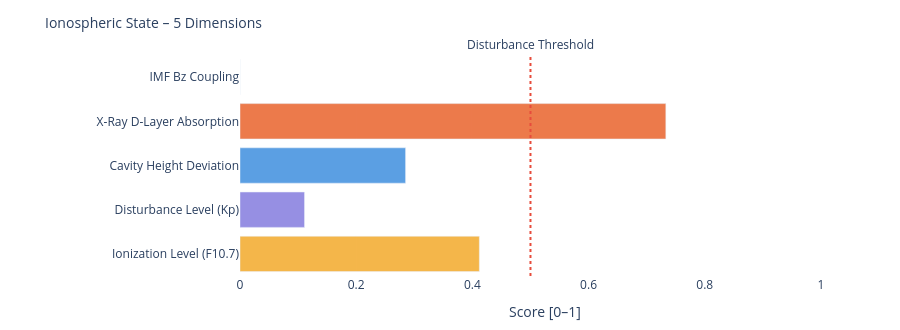

This figure's notebook cell:
### Markdown cell above
---
### 📐 Systemic Insight: Geometric Cavity vs. Real Schumann Resonance

**Relevant for:** Layer 6 = delta analysis &nbsp;|&nbsp; Layer 7 = feature vector / system interpretation

A cavity height change from 80 km to 70 km shifts the **idealized geometric frequencies** only minimally:

| Modus | Aktuell | Referenz | Δ |
|-------|---------|----------|---|
| SR-1 | 10.4762 Hz | 10.4599 Hz | +16 mHz |
| SR-2 | 18.1452 Hz | 18.1171 Hz | +28 mHz |
| SR-3 | 25.6612 Hz | 25.6215 Hz | +40 mHz |
| SR-4 | 33.1285 Hz | 33.0772 Hz | +51 mHz |

The geometric effect is limited because 10 km is very small compared to Earth's radius (~6371 km).

**Consequence:** Real Schumann deviations are likely driven more strongly by **conductivity, damping, day/night structure, lightning distribution and source geometry** than by pure cavity height.

---

**Layer 6 compares:**
```
geometric Δ from Layer 4  vs.  observed Δ from real Schumann measurement data
```

**Layer 7 Feature:**
```
If real Δ >> geometric Δ  →  non-geometric factors dominant
```

### Code cell
# ============================================================
# IONOSPHERIC STATE – Summary gauge
# Five dimensions: ionization, disturbance, cavity height, X-Ray, Bz coupling
# ============================================================

def norm(v, lo, hi):
    if v is None: return None
    return round(max(0.0, min(1.0, (v - lo) / (hi - lo))), 3)

# Ionization level (F10.7 → F2-Layer)
ioniz = norm(f107_val, 60, 250)

# Disturbance level (Kp → E/F-Layer irregularities)
disturb = norm(kp_val, 0, 9)

# Cavity height deviation from reference (80 km)
h_dev = norm(abs(h_eff - 80), 0, 20)

# X-Ray ionization (D-Layer absorption)
xray_ioniz = None
if xray_now is not None:
    xray_ioniz = norm(math.log10(max(xray_now, 1e-9)) + 9, 0, 5)

# Bz coupling (southward Bz → stronger magnetosphere-ionosphere coupling)
bz_coupling = norm(-(bz_now or 0), -5, 30) if bz_now is not None else None

dims = [
    ('Ionization Level (F10.7)',    ioniz,      '#F2A623'),
    ('Disturbance Level (Kp)',      disturb,    '#7F77DD'),
    ('Cavity Height Deviation',     h_dev,      '#378ADD'),
    ('X-Ray D-Layer Absorption',    xray_ioniz, '#E85D24'),
    ('IMF Bz Coupling',             bz_coupling,'#534AB7'),
]

fig = go.Figure()
for name, val, col in dims:
    if val is not None:
        h = int(val * 20)
        bar = '█' * h + '░' * (20 - h)
        label = f'{name}:  {bar}  {val:.3f}'
    else:
        label = f'{name}:  {"─" * 20}  n/a'
    fig.add_trace(go.Bar(
        x=[val if val is not None else 0],
        y=[name],
        orientation='h',
        marker_color=col, opacity=0.82,
        showlegend=False
    ))

fig.add_vline(x=0.5, line_dash='dot', line_color='#e74c3c',
              annotation_text='Disturbance Threshold', annotation_position='top')
fig.update_layout(
    title=dict(text='Ionospheric State – 5 Dimensions', font=dict(size=14)),
    xaxis=dict(title='Score [0–1]', range=[0, 1.05]),
    height=330, plot_bgcolor='rgba(0,0,0,0)', paper_bgcolor='rgba(0,0,0,0)',
    margin=dict(l=240, r=50, t=55, b=40)
)
fig.show()

print(f'\nIonospheric state:')
for name, val, _ in dims:
    print(f'  {name:<35} {val:.3f}' if val is not None else f'  {name:<35} n/a')

### Figure 1 — Plotly figure (JSON) as saved in the notebook; plotly's stock layout.template omitted (floating-point values rounded to 4 significant figures)
{"data": [{"marker": {"color": "#F2A623"}, "opacity": 0.82, "orientation": "h", "showlegend": false, "type": "bar", "x": [0.412], "y": ["Ionization Level (F10.7)"]}, {"marker": {"color": "#7F77DD"}, "opacity": 0.82, "orientation": "h", "showlegend": false, "type": "bar", "x": [0.111], "y": ["Disturbance Level (Kp)"]}, {"marker": {"color": "#378ADD"}, "opacity": 0.82, "orientation": "h", "showlegend": false, "type": "bar", "x": [0.285], "y": ["Cavity Height Deviation"]}, {"marker": {"color": "#E85D24"}, "opacity": 0.82, "orientation": "h", "showlegend": false, "type": "bar", "x": [0.733], "y": ["X-Ray D-Layer Absorption"]}, {"marker": {"color": "#534AB7"}, "opacity": 0.82, "orientation": "h", "showlegend": false, "type": "bar", "x": [0.0], "y": ["IMF Bz Coupling"]}], "layout": {"annotations": [{"showarrow": false, "text": "Disturbance Threshold", "x": 0.5, "xanchor": "center", "xref": "x", "y": 1, "yanchor": "bottom", "yref": "y domain"}], "height": 330, "margin": {"b": 40, "l": 240, "r": 50, "t": 55}, "paper_bgcolor": "rgba(0,0,0,0)", "plot_bgcolor": "rgba(0,0,0,0)", "shapes": [{"line": {"color": "#e74c3c", "dash": "dot"}, "type": "line", "x0": 0.5, "x1": 0.5, "xref": "x", "y0": 0, "y1": 1, "yref": "y domain"}], "title": {"font": {"size": 14}, "text": "Ionospheric State – 5 Dimensions"}, "xaxis": {"range": [0, 1.05], "title": {"text": "Score [0–1]"}}}}
